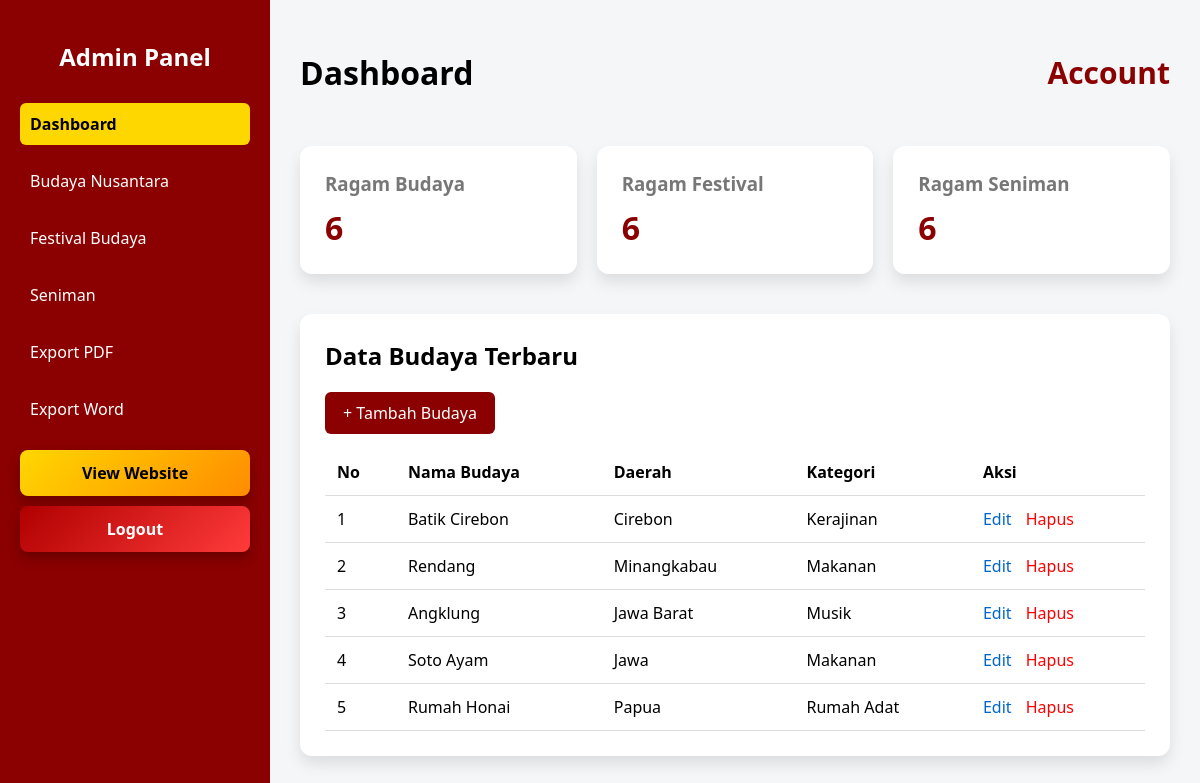
Screenshot of /php/admin/admin.php with the database file from the repository.
### tables this page shows
CREATE TABLE `budaya` (
  `id` int(11) NOT NULL,
  `nama_budaya` varchar(100) NOT NULL,
  `daerah` varchar(100) NOT NULL,
  `kategori` enum('Tari','Musik','Kerajinan','Rumah Adat','Makanan','Lainnya') NOT NULL,
  `deskripsi` text DEFAULT NULL,
  `gambar` varchar(255) DEFAULT NULL,
  `created_at` timestamp NOT NULL DEFAULT current_timestamp(),
  `updated_at` timestamp NOT NULL DEFAULT current_timestamp() ON UPDATE current_timestamp()
);

### php/admin/admin.php (the view, shortened to what this page needs)
<?php
require("../konfig.php");
$count_budaya = $koneksi->query("SELECT COUNT(*) as total FROM budaya")->fetch_assoc()['total'];
$count_festival = $koneksi->query("SELECT COUNT(*) as total FROM festival")->fetch_assoc()['total'];
$count_seniman = $koneksi->query("SELECT COUNT(*) as total FROM seniman")->fetch_assoc()['total'];
$recent_budaya = $koneksi->query("SELECT * FROM budaya ORDER BY id DESC LIMIT 5")->fetch_all(MYSQLI_ASSOC);
?>
<!doctype html>
<html lang="id">
  <head>
    <link rel="stylesheet" href="../../css/admin.css" />
  </head>
  <body>
    <aside class="sidebar">
      <h2>Admin Panel</h2>
      <ul>
        <li><a href="admin.php" class="active">Dashboard</a></li>
        <li><a href="budaya.php">Budaya Nusantara</a></li>
        <li><a href="festival.php">Festival Budaya</a></li>
        <li><a href="seniman.php">Seniman</a></li>
        <li><a href="export_pdf.php">Export PDF</a></li>
        <li><a href="export_word.php">Export Word</a></li>
        <li><a href="../../user.php" class="view-website">View Website</a></li>
        <a href="../logout.php" class="logout-btn">Logout</a>
      </ul>
    </aside>
    <main class="main">
    <header class="topbar">
      <h1>Dashboard</h1>
      <span><a href="account.php">Account</a></span>
    </header>
      <section class="cards">
        <div class="card">
          <h3>Ragam Budaya</h3>
          <p><?php echo $count_budaya; ?></p>
        </div>
        <div class="card">
          <h3>Ragam Festival</h3>
          <p><?php echo $count_festival; ?></p>
        </div>
        <div class="card">
          <h3>Ragam Seniman</h3>
          <p><?php echo $count_seniman; ?></p>
        </div>
      </section>
      <section class="table-section">
        <h2>Data Budaya Terbaru</h2>
        <a href="budaya_add.php" class="btn">+ Tambah Budaya</a>
        <?php if (count($recent_budaya) > 0): ?>
          <table>
            <thead>
              <tr>
                <th>No</th>
                <th>Nama Budaya</th>
                <th>Daerah</th>
                <th>Kategori</th>
                <th>Aksi</th>
              </tr>
            </thead>
            <tbody>
              <?php
              $no = 1;
              foreach ($recent_budaya as $budaya):
              ?>
                <tr>
                  <td><?php echo $no++; ?></td>
                  <td><?php echo htmlspecialchars($budaya['nama_budaya']); ?></td>
                  <td><?php echo htmlspecialchars($budaya['daerah']); ?></td>
                  <td><?php echo htmlspecialchars($budaya['kategori']); ?></td>
                  <td>
                    <a href="budaya_edit.php?id=<?php echo $budaya['id']; ?>" class="edit">Edit</a>
                    <a href="budaya_delete.php?id=<?php echo $budaya['id']; ?>" class="delete" onclick="return confirm('Yakin hapus?')">Hapus</a>
                  </td>
                </tr>
              <?php endforeach; ?>
            </tbody>
          </table>
        <?php else: ?>
          <p>Belum ada data budaya. <a href="budaya_add.php">Tambah sekarang</a></p>
        <?php endif; ?>
      </section>
    </main>
  </body>
</html>

### css/admin.css (style rules this page uses)
body { margin: 0; font-family: "Segoe UI", sans-serif; background: #f4f6f8; display: flex; animation: fadeBody 0.8s ease-in; }
.sidebar { width: 230px; background: #8b0000; color: #fff; min-height: 100vh; padding: 20px; animation: slideSidebar 0.8s ease forwards; }
.sidebar h2 { text-align: center; margin-bottom: 30px; }
.sidebar ul { list-style: none; padding: 0; }
.sidebar ul li { margin: 15px 0; }
.sidebar ul li a { color: #fff; text-decoration: none; display: block; padding: 10px; border-radius: 6px; transition: all 0.3s ease; }
.sidebar ul li a.active { background: #ffd700; color: #000; font-weight: bold; }
.sidebar ul li a.view-website { display: block; background: linear-gradient(135deg, #ffd700, #ff8c00); color: #000; text-align: center; font-weight: bold; padding: 12px; border-radius: 8px; margin-top: 20px; margin-bottom: -20px; transition: all 0.3s ease; box-shadow: 0 6px 12px rgba(0,0,0,0.25); }
.logout-btn { display: block; background: linear-gradient(135deg, #b00000, #ff3b3b); color: #fff; text-align: center; padding: 12px; border-radius: 8px; margin-top: 30px; font-weight: bold; text-decoration: none; transition: all 0.3s ease; box-shadow: 0 6px 12px rgba(0,0,0,0.25); }
.main { flex: 1; padding: 30px; animation: fadeMain 1s ease; }
header span a { text-decoration: none; color: #8b0000; font-weight: bold; font-size: 30px; transition: color 0.3s ease; }
.topbar { display: flex; justify-content: space-between; align-items: center; margin-bottom: 30px; }
.cards { display: grid; grid-template-columns: repeat(auto-fit, minmax(200px, 1fr)); gap: 20px; }
.card { background: #fff; padding: 25px; border-radius: 12px; box-shadow: 0 8px 15px rgba(0, 0, 0, 0.1); animation: fadeUp 0.8s ease forwards; transition: transform 0.3s ease, box-shadow 0.3s ease; }
.card h3 { margin: 0; color: #777; }
.card p { font-size: 32px; margin: 10px 0 0; color: #8b0000; font-weight: bold; }
.table-section { margin-top: 40px; background: #fff; padding: 25px; border-radius: 12px; box-shadow: 0 8px 15px rgba(0, 0, 0, 0.1); animation: fadeUp 1s ease; }
.table-section h2 { margin-top: 0; }
table { width: 100%; border-collapse: collapse; }
th, td { padding: 12px; border-bottom: 1px solid #ddd; text-align: left; transition: background 0.3s ease; }
.btn { display: inline-block; margin-bottom: 15px; padding: 10px 18px; background: #8b0000; color: #fff; text-decoration: none; border-radius: 6px; transition: all 0.3s ease; }
.edit { color: #0066cc; text-decoration: none; margin-right: 10px; transition: color 0.3s ease; }
.delete { color: red; text-decoration: none; transition: color 0.3s ease; }

### rows the page displays
budaya: nama_budaya "Batik Cirebon", daerah "Cirebon", kategori "Kerajinan"
budaya: nama_budaya "Rendang", daerah "Minangkabau", kategori "Makanan"
budaya: nama_budaya "Angklung", daerah "Jawa Barat", kategori "Musik"
budaya: nama_budaya "Soto Ayam", daerah "Jawa", kategori "Makanan"
budaya: nama_budaya "Rumah Honai", daerah "Papua", kategori "Rumah Adat"

### other values shown
$count_budaya "6"
$count_festival "6"
$count_seniman "6"
